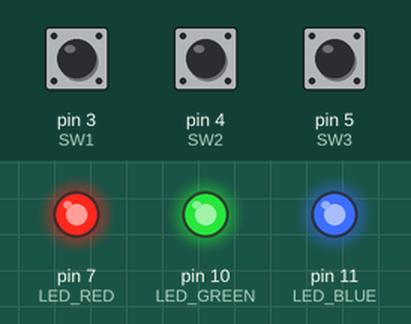
Simulated run of this sketch. Board: Arduino Uno, built with avr-gcc and run on an emulated ATmega328P. Parts: output pins drawn as LEDs (lit = HIGH). The inputs (shaded band) are chosen by the test bench; at power-on: pin 3 (SW1) HIGH, pin 4 (SW2) HIGH, pin 5 (SW3) HIGH.

Above: at 1.2 s.
1.3 s: pin 3 (SW1) pulled LOW for 0.15 s
At 1.37 s:
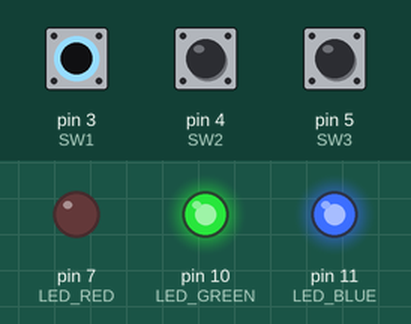
2.9 s: pin 4 (SW2) pulled LOW for 0.15 s
At 2.97 s:
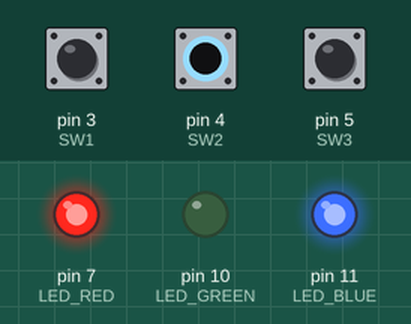
4.5 s: pin 5 (SW3) pulled LOW for 0.15 s
At 4.57 s:
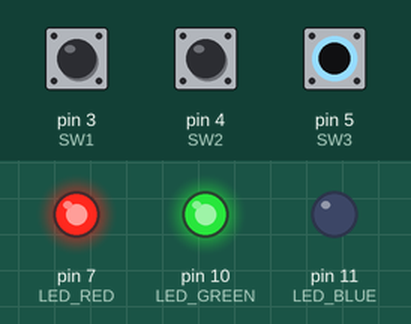
6.1 s: pin 5 (SW3) pulled LOW for 3.2 s
At 10.2 s:
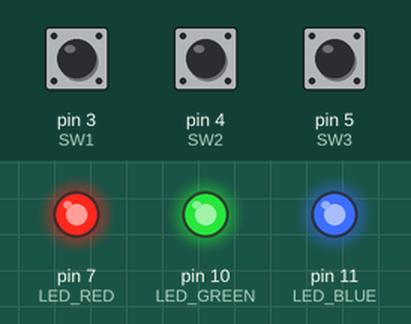
10.8 s: pin 3 (SW1) pulled LOW for 3.2 s
At 11.3 s:
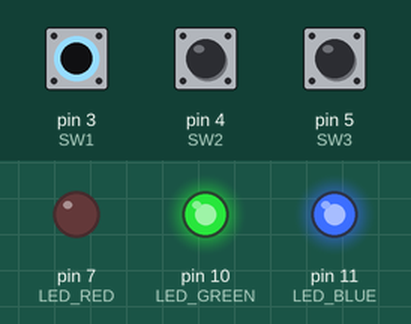
15.5 s: pin 3 (SW1) driven LOW and pin 4 (SW2) driven LOW
At 16.1 s:
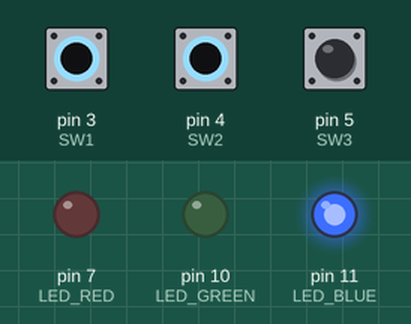
Timing chart, 0 to 18.0 s (numbered marks = the images above; inputs shaded):
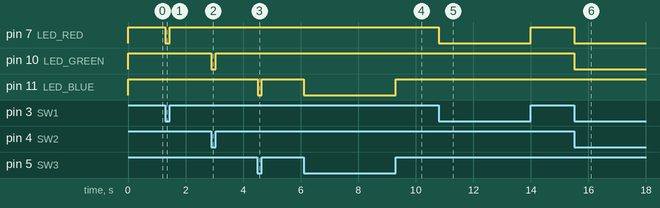

Measured:
- after the input at 1.3 s, pin 7 (LED_RED): HIGH → LOW at once, → HIGH 0.15 s later
- after the input at 2.9 s, pin 10 (LED_GREEN): HIGH → LOW at once, → HIGH 0.15 s later
- after the input at 4.5 s, pin 11 (LED_BLUE): HIGH → LOW at once, → HIGH 0.15 s later
- after the input at 6.1 s, pin 11 (LED_BLUE): HIGH → LOW at once, → HIGH 3.2 s later
- after the input at 10.8 s, pin 7 (LED_RED): HIGH → LOW at once, → HIGH 3.2 s later
- after the input at 15.5 s, pin 7 (LED_RED), pin 10 (LED_GREEN): HIGH → LOW at once

The sketch:

SWITCH.ino
```cpp
const int LED_RED = 7;
const int LED_GREEN = 10;
const int LED_BLUE = 11;
const int SW1 = 3;
const int SW2 = 4;
const int SW3 = 5;

void setup() {
  // put your setup code here, to run once:
  pinMode(LED_RED, OUTPUT);
  pinMode(LED_GREEN, OUTPUT);
  pinMode(LED_BLUE, OUTPUT);
  pinMode(SW1, INPUT);
  pinMode(SW2, INPUT);
  pinMode(SW3, INPUT);

  digitalWrite(LED_RED, 1);
  digitalWrite(LED_GREEN, 1);
  digitalWrite(LED_BLUE, 1);
}

void loop() {
  // put your main code here, to run repeatedly:

  if (digitalRead(SW1)==0)
  {
    digitalWrite(LED_RED, 0);
    if (digitalRead(SW2)==0)
    {
      digitalWrite(LED_GREEN, 0);
      if (digitalRead(SW3)==0)
      {
        digitalWrite(LED_BLUE, 0);
      }
      else if (digitalRead(SW3)==1)
      {
        digitalWrite(LED_BLUE, 1);
      }
    }
    else if (digitalRead(SW2)==1)
    {
      digitalWrite(LED_GREEN, 1);
      if (digitalRead(SW3)==0)
      {
        digitalWrite(LED_BLUE, 0);
      }
      else if (digitalRead(SW3)==1)
      {
        digitalWrite(LED_BLUE, 1);
      }
    }
  }
  else if (digitalRead(SW1)==1)
  {
    digitalWrite(LED_RED, 1);
    if (digitalRead(SW2)==0)
    {
      digitalWrite(LED_GREEN, 0);
      if (digitalRead(SW3)==0)
      {
        digitalWrite(LED_BLUE, 0);
      }
      else if (digitalRead(SW3)==1)
      {
        digitalWrite(LED_BLUE, 1);
      }
    }

    else if (digitalRead(SW2)==1)
    {
      digitalWrite(LED_GREEN, 1);
      if (digitalRead(SW3)==0)
      {
        digitalWrite(LED_BLUE, 0);
      }
      else if (digitalRead(SW3)==1)
      {
        digitalWrite(LED_BLUE, 1);
      }
    }
  }
}
```
